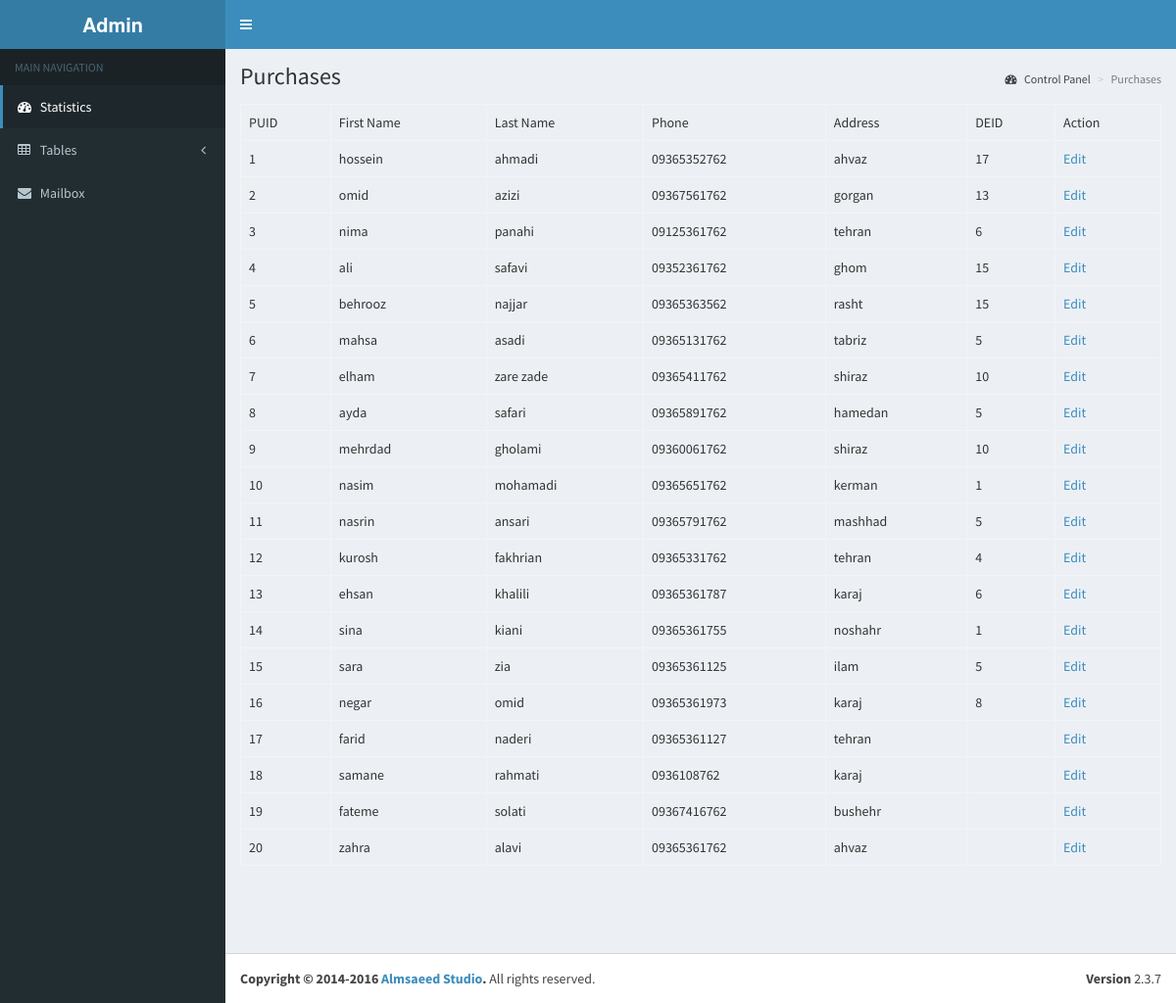
The page /admin/purchase_list.php on the database its author committed.
### tables this page shows
CREATE TABLE purchase(PUID INT NOT NULL AUTO_INCREMENT,date date NOT NULL,type bit NOT NULL DEFAULT 0,phone char(11) NULL,last_name nvarchar(50) NULL,first_name nvarchar(50) NULL,address nvarchar(100) NULL,BID INT NOT NULL,CONSTRAINT fk_basket FOREIGN KEY (BID) REFERENCES basket(BID),DEID INT NULL,CONSTRAINT fk_deliverer FOREIGN KEY (DEID) REFERENCES deliverer(DEID),PRIMARY KEY (PUID));

### admin/purchase_list.php (the view, shortened to what this page needs)
<?php
include 'header.php';
$purchases=$dbh->query("select * from purchase;");
echo '
<div class="content-wrapper">
        <section class="content-header">
            <h1>
                Purchases
            </h1>
            <ol class="breadcrumb">
                <li><a href="#"><i class="fa fa-dashboard"></i> Control Panel</a></li>
                <li class="active">Purchases</li>
            </ol>
        </section>
    <section class="content">
    <table class="table table-bordered">
<tr>
      <td>PUID</td>
      <td>First Name</td>
      <td>Last Name</td>
      <td>Phone</td>
      <td>Address</td>
      <td>DEID</td>
      <td>Action</td>
</tr>';
foreach ($purchases as $p){
    echo'<tr>
        <td>'.$p["PUID"].'</td>
        <td>'.$p["first_name"].'</td>
        <td>'.$p["last_name"].'</td>
        <td>'.$p["phone"].'</td>
        <td>'.$p["address"].'</td>
        <td>'.$p["DEID"].'</td>
        <td><a href="purchase.php?PUID='.$p["PUID"].'" >Edit</a></td>
    </tr>';
}
echo '</table>
</section>
  </div>';
include 'footer.php';
?>

### rows shown on the page
purchase: PUID "1", first_name "hossein", last_name "ahmadi", phone "09365352762", address "ahvaz", DEID "17"
purchase: PUID "2", first_name "omid", last_name "azizi", phone "09367561762", address "gorgan", DEID "13"
purchase: PUID "3", first_name "nima", last_name "panahi", phone "09125361762", address "tehran", DEID "6"
purchase: PUID "4", first_name "ali", last_name "safavi", phone "09352361762", address "ghom", DEID "15"
purchase: PUID "5", first_name "behrooz", last_name "najjar", phone "09365363562", address "rasht", DEID "15"
purchase: PUID "6", first_name "mahsa", last_name "asadi", phone "09365131762", address "tabriz", DEID "5"
purchase: PUID "7", first_name "elham", last_name "zare zade", phone "09365411762", address "shiraz", DEID "10"
purchase: PUID "8", first_name "ayda", last_name "safari", phone "09365891762", address "hamedan", DEID "5"
purchase: PUID "9", first_name "mehrdad", last_name "gholami", phone "09360061762", address "shiraz", DEID "10"
purchase: PUID "10", first_name "nasim", last_name "mohamadi", phone "09365651762", address "kerman", DEID "1"
purchase: PUID "11", first_name "nasrin", last_name "ansari", phone "09365791762", address "mashhad", DEID "5"
purchase: PUID "12", first_name "kurosh", last_name "fakhrian", phone "09365331762", address "tehran", DEID "4"
purchase: PUID "13", first_name "ehsan", last_name "khalili", phone "09365361787", address "karaj", DEID "6"
purchase: PUID "14", first_name "sina", last_name "kiani", phone "09365361755", address "noshahr", DEID "1"
purchase: PUID "15", first_name "sara", last_name "zia", phone "09365361125", address "ilam", DEID "5"
purchase: PUID "16", first_name "negar", last_name "omid", phone "09365361973", address "karaj", DEID "8"
purchase: PUID "17", first_name "farid", last_name "naderi", phone "09365361127", address "tehran"
purchase: PUID "18", first_name "samane", last_name "rahmati", phone "0936108762", address "karaj"
purchase: PUID "19", first_name "fateme", last_name "solati", phone "09367416762", address "bushehr"
purchase: PUID "20", first_name "zahra", last_name "alavi", phone "09365361762", address "ahvaz"
